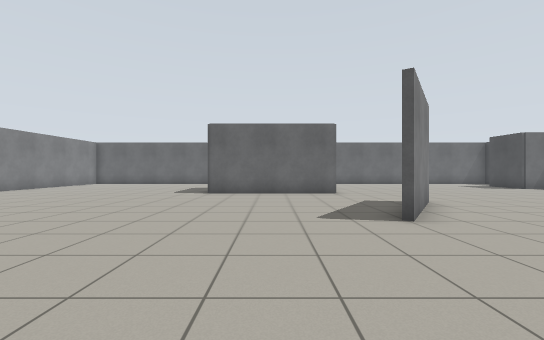
View 1 (above)

18 first-person views from a walk through a Gazebo world. The camera is 0.94 m above the floor, looks level and sees 90° across. The floor is counted in squares, 1 m on a side. Each view is taken from the middle of a square. On the plan, view 1 faces up. The plan holds only what a view shows up to about 11 squares ahead; the rest is blank.

View 2
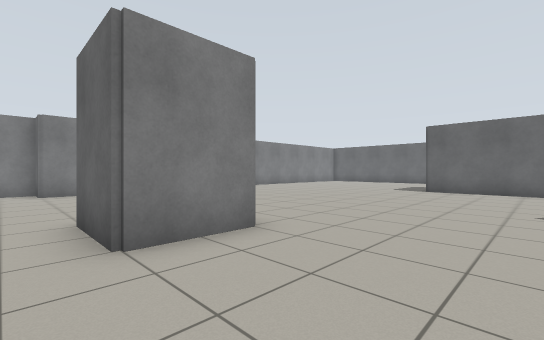

View 3
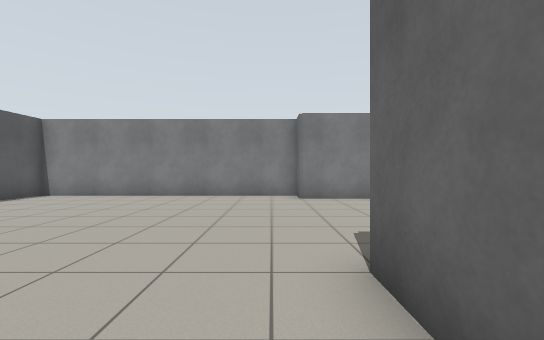

View 4
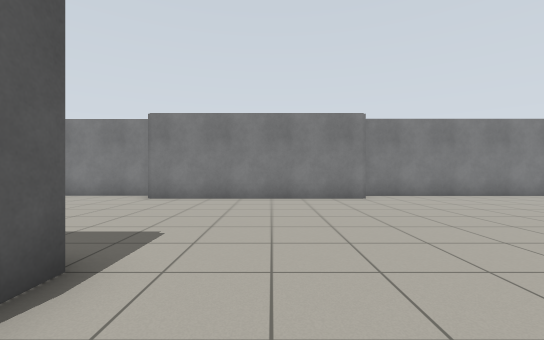

View 5
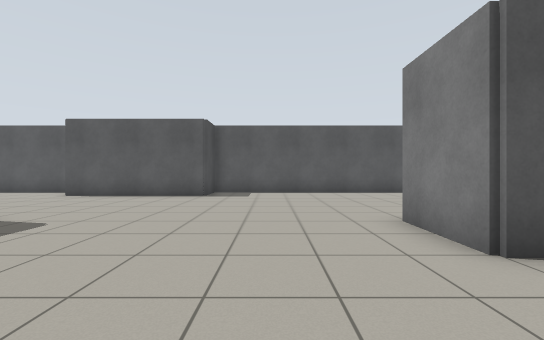

View 6
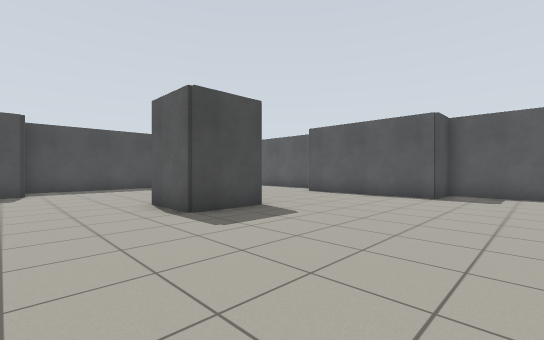

View 7
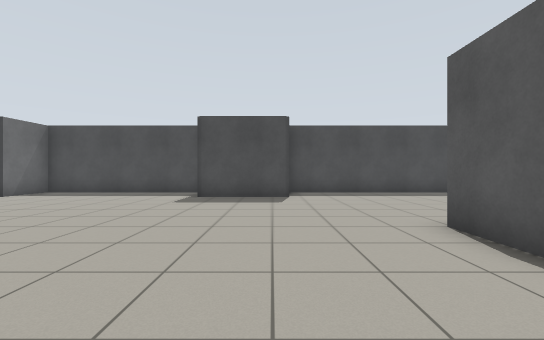

View 8
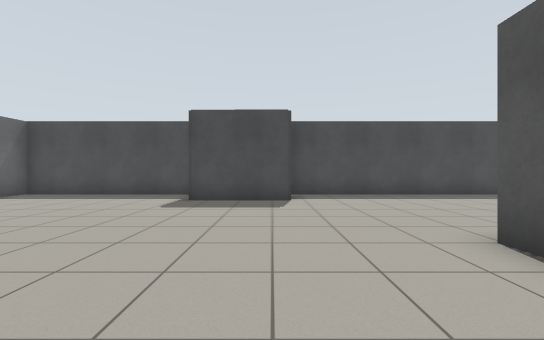

View 9
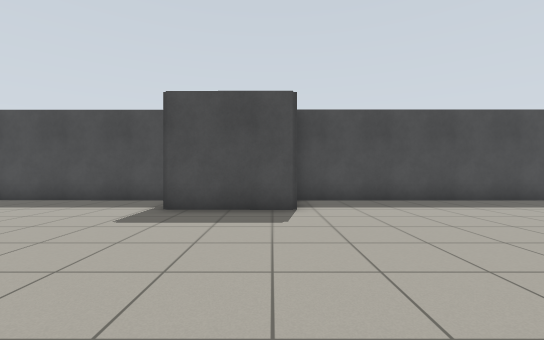

View 10
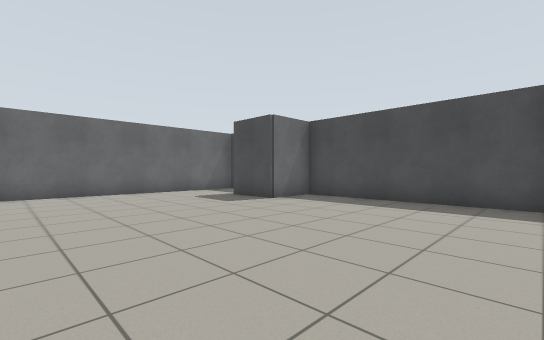

View 11
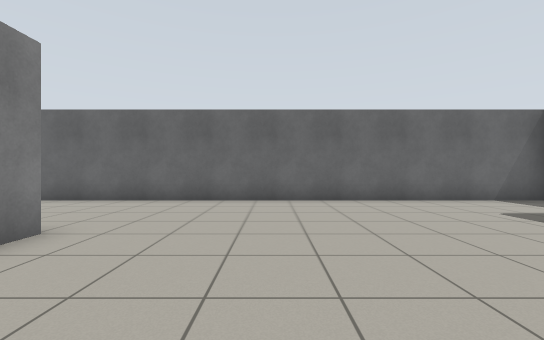

View 12
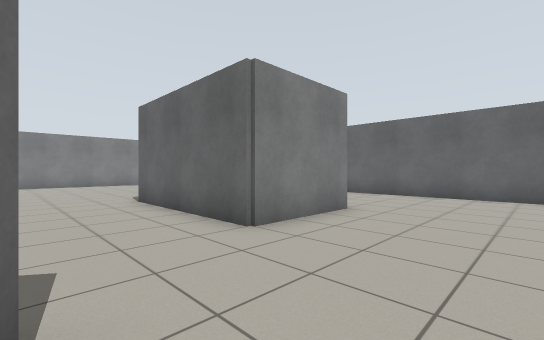

View 13
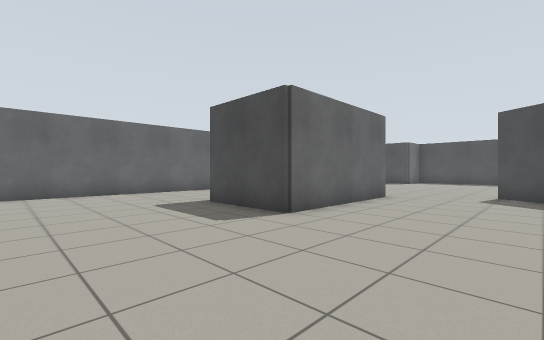

View 14
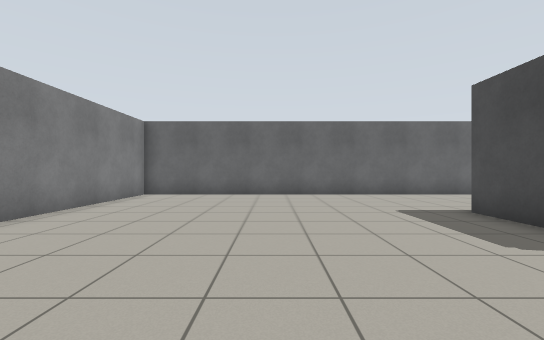

View 15
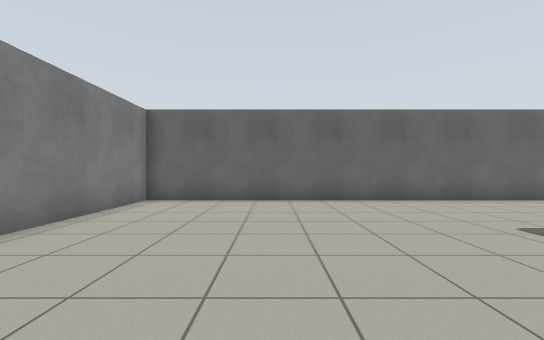

View 16
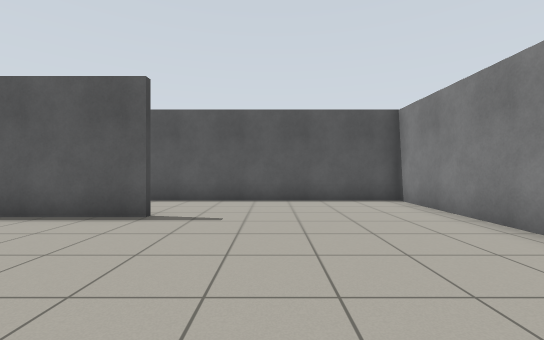

View 17
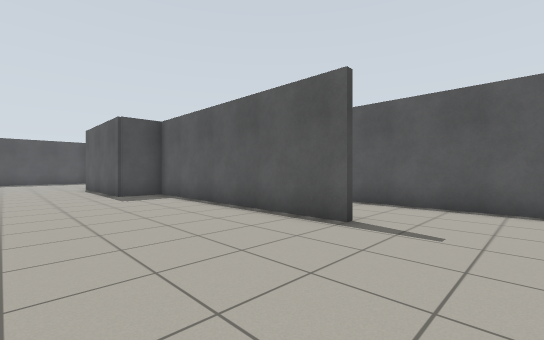

View 18
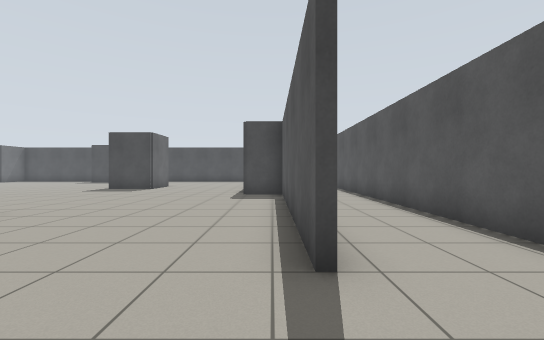

### Floor plan
Points are (right, up) in squares from view 1. A wall is a line through its corners. A room is listed if a view was taken in it or the views show most of it. See-through windows are left out.
Room 1 (views 1, 2, 3, 4, 5, 6, 7, 8, 9, 10, 11, 12, 13, 14, 15, 16, 17, 18)
walls: (3.7, 6.9) (4.4, 8.1); (4.5, 7.7) (2.6, 4.9); (-4.5, 1.1) (-2.4, 1.1) (-2.4, -1.1) (-4.5, -1.1); (5.4, -1) (5.4, 1.1) (7.5, 1.1); (2.6, 14.1) (2.6, 10.9) (-2.6, 10.9) (-2.6, 14); (12.4, 3.4) (12.4, 6.6); (-10.9, 6.1) (-10.9, -1.1) (-11.9, -1.1) (-11.9, -10.4) (3, -10.4); (-5.5, -7.4) (2.4, -7.4) (2.4, -5.9) (7.5, -5.9); (14.4, 7) (14.4, 13.4) (12.4, 13.4) (12.4, 15.5); (14.4, -4.6) (14.4, 3.4); (14.5, 18.4) (-11.9, 18.4) (-11.9, 6.4)

Positions as (right, up) in squares from view 1, and headings:
1: (0, 0), facing up
2: (1, -2), facing up-left
3: (-2, -2), facing left
4: (-2, 3), facing left
5: (0, 4), facing down
6: (0, 4), facing down-right
7: (3, 4), facing right
8: (4, 4), facing right
9: (6, 4), facing right
10: (6, 7), facing up-right
11: (6, 10), facing up
12: (6, 8), facing up-left
13: (-7, 7), facing up-right
14: (-7, 8), facing up
15: (-8, 10), facing up
16: (-8, -2), facing down
17: (-8, -3), facing down-right
18: (-8, -7), facing right
